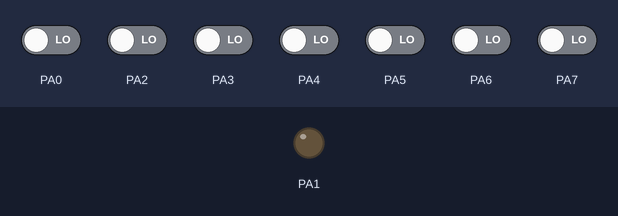
A program run on a simulated ATmega32, built with avr-gcc and emulated at 8 MHz. On the bench: output pins drawn as LEDs (lit = HIGH). The inputs (shaded band) are chosen by the test bench; at power-on: PA0, PA2–7 LOW.

Above: at 1.2 s.
1.3 s: PA0 driven HIGH
At 2.4 s:
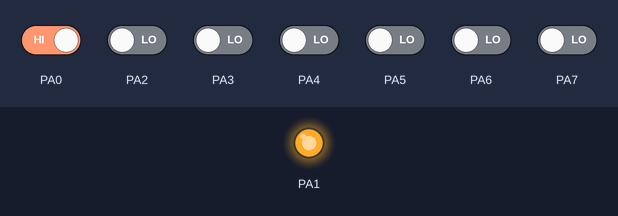
2.8 s: PA0 driven LOW
At 3.5 s:
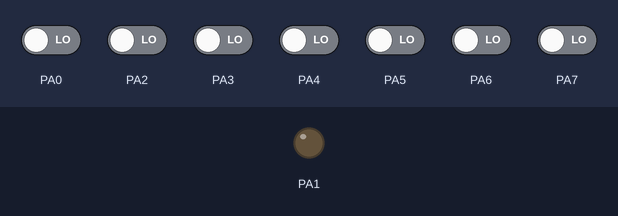
Timing chart, 0 to 5.8 s (numbered marks = the images above; inputs shaded):
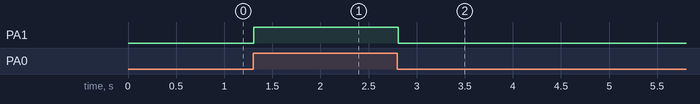

The program:

main.c
```c
#include <avr/io.h>
#include <avr/interrupt.h>
#include "Debounce.h"

//Function declarations
inline void SetupIO();
inline void SetupTimer0_1ms();
ISR(TIMER0_COMP_vect);

int main()
{
	SetupTimer0_1ms();
	SetupIO();
	sei();

	while (1)
	{
		uint8_t portSafeA = DebounceGet();

		//If button set
		if (portSafeA & (1<<0))
		{
			//Set LED
			PORTA |= (1<<1);
		}
		else
		{
			//Reset LED
			PORTA &= ~(1<<1);
		}

	}

	return 0;
}

//Function definitions
inline void SetupIO()
{
	//PA.0 = Input (Active High) = Button
	DDRA &= (1<<0);
	PORTA &= (1<<0);

	//PA.1 = Output = LED
	DDRA |= (1<<1);
}

inline void SetupTimer0_1ms()
{
	//CTC mode
	//	WGM01 = 1
	//	WGM00 = 0
	TCCR0 &= ~(1<<WGM00);
	TCCR0 |= (1<<WGM01);

	//1ms
	//	CPU				= 8HMz
	//	Prescaler		= 64
	//	Timer ticks		= 125
	//	OCR				= Timer ticks - 1
	//					= 125 - 1 = 124
	OCR0 = 124;

	//Prescaler	= 64
	//	CTC02	= 0
	//	CTC01	= 1
	//	CTC00	= 0
	TCCR0 &= ~(1<<CS02);
	TCCR0 |= ((1<<CS01) | (1<<CS00));

	//Enable CTC interrupt
	TIMSK |= (1<<OCIE0);
}


ISR(TIMER0_COMP_vect)
{
	DebounceISR();
}
```

Debounce.c
```c
#include "Debounce.h"

void DebounceISR()
{
	//Declared as static so it retains its value on each call
	//Initialized only once
	volatile static int8_t debounceCounter = DEBOUNCE_MAX - 1;

	//Get an input sample
	DebounceBuffer[debounceCounter] = PINA;

	//Roll counter
	debounceCounter--;
	if (debounceCounter < 0)
	debounceCounter = DEBOUNCE_MAX - 1;
}

uint8_t DebounceGet()
{
	uint8_t newState;
	uint8_t and = 0xFF;
	uint8_t or = 0x00;

	//Process data
	for (int8_t i = (DEBOUNCE_MAX - 1); i >= 0; i--)
	{
		//Temporarily use newState variable
		newState = DebounceBuffer[i];
		and &= newState;
		or |= newState;
	}

	//Get previous state
	newState = DebouncePreviousPortState;

	//Keep '1' from AND
	newState |= and;
	//Keep '0' from OR
	newState &= or;

	//Bits that changed state (XOR)
	//	A | B | Y
	//	0 | 0 | 0
	//	0 | 1 | 0 <-
	//	1 | 0 | 1 <-
	//	1 | 1 | 0
	//uint8_t changedBits = newState ^ DebouncePreviousPortState;

	//Update previous state
	DebouncePreviousPortState = newState;

	return newState;
}
```

Debounce.h
```c
#ifndef DEBOUNCE_H_
#define DEBOUNCE_H_

//Includes
#include <avr/io.h>

//Definitions
#define DEBOUNCE_MAX 10

//Global variables
volatile uint8_t DebounceBuffer[DEBOUNCE_MAX];
uint8_t DebouncePreviousPortState;


//Function declarations
void DebounceISR();
uint8_t DebounceGet();
#endif 
```

Measured:
- after the input at 1.3 s, PA1: LOW → HIGH at once
- after the input at 2.8 s, PA1: HIGH → LOW at once
